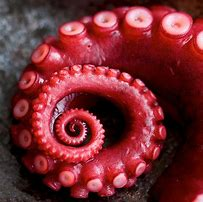
#> input picture Python/octopus.jpg, 203 x 202 px, found by its file name
$ python svd_compress.py
#> lines starting #> are read from the running program, lines starting #| are printed output that depends on the picture
#Name:Tanishq Patil
#Student ID:1961827
#Play around with svd image compression
import matplotlib.pyplot as plt    # need for plotting an image
import matplotlib.image as mpimg   # need for image loading and saving
import numpy as np                 # need for manipulating arrays
from numpy import linalg as la     # need for finding SVD

img=mpimg.imread("C:\\Users\\tqpat\\OneDrive\\Documents\\Python\\octopus.jpg")        # you need to download the image from Canvas/Files/Labs
#> img is the input picture: shape (202, 203, 3); mean R, G, B 117.3, 43.1, 48.7
plt.imshow(img)
plt.show()
print(img.ndim)
#| 3
X, Y, Z = img.shape                # get the image array dimensions
#> X = 202; Y = 203; Z = 3
print(X, Y, Z)
#| 202 203 3
print(img.dtype)                   # array value type
#| uint8
print(img.max())                   # max number in the array
#| 255
print(img.min())                   # min number in the array
#| 0
# red pixels
red = img[:, :, 0]
print('red pixels:')
print(red)
#> (printed output is left out)

# green pixels
green = img[:, :, 1]
print('green pixels:')
print(green)
#> (printed output is left out)

# blue pixels
blue = img[:, :, 2]
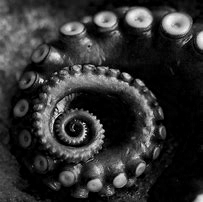
#> blue: shape (202, 203); min 0, max 255, mean 48.7
print('blue pixels:')
print(blue)
#> (printed output is left out)
# find SVD
U, s, Vt = la.svd(red)
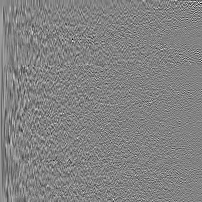
#> U: shape (202, 202) float64; min -0.447, max 0.426, mean 0.00038; drawn with min black and max white
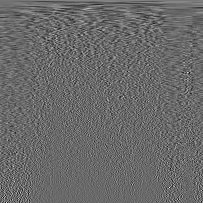
#> Vt: shape (203, 203) float64; min -0.372, max 0.524, mean 0.000538; drawn with min black and max white
#> s = 202 values, max 25422.3 at index 0, min 0.21 at index 201, mean 441.8
print(U.shape, s.shape, Vt.shape)
#| (202, 202) (202,) (203, 203)

# verify SVD
# print(X)
# print(Y)
Sigma = np.zeros((X, Y))  # convert s (a 1D array) into Sigma (a 2D-array)
for i in range(X):
    Sigma[i, i] = s[ i]
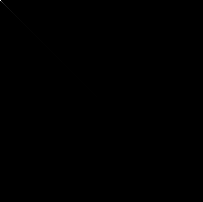
#> Sigma: shape (202, 203) float64; min 0, max 25422.3, mean 2.2; drawn with min black and max white

print(np.allclose(red, U @ Sigma @ Vt))
#| True
plt.plot(s)
plt.show()
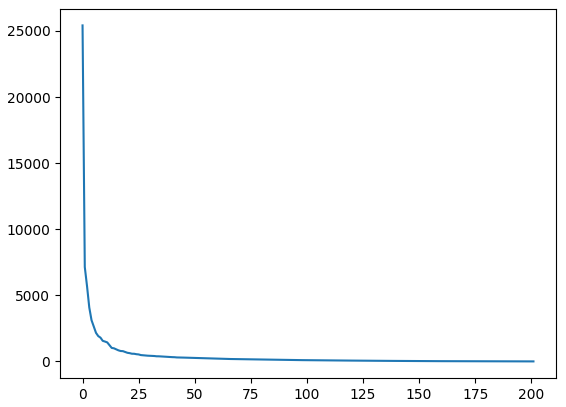
#> figure drawn by matplotlib, 1 panel; curve peaks at x = 0, y = 25422.3
# choose significant values in the diagonal of SVD
k = 50
#k = 25
red_approx = U @ Sigma[:, :k] @ Vt[:k, :]
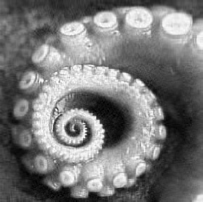
#> red_approx: shape (202, 203) float64; min -15.27, max 269.5, mean 117.3; drawn with min black and max white
print(red_approx.shape)
#| (202, 203)
plt.imshow(red_approx, cmap="Reds")
# plt.imshow(red_approx, cmap="Blues")
plt.show()
img_recon = np.stack((red, green, blue), axis=2)
plt.imshow(img_recon)
plt.show()
# apply SVD to all pixels at once
img_transposed = np.transpose(img, (2, 0, 1))
U, s, Vt = la.svd(img_transposed)
print(U.shape, s.shape, Vt.shape)
#| (3, 202, 202) (3, 202) (3, 203, 203)
Sigma = np.zeros((Z, X, Y))
for j in range(3):
    np.fill_diagonal(Sigma[j, :, :], s[j, :])
k = 50
#k = 25
img_approx = U @ Sigma[..., :k] @ Vt[..., :k, :]
img_approx = np.transpose(img_approx, (1, 2, 0))
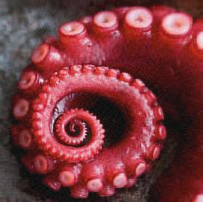
#> img_approx: shape (202, 203, 3) float64; mean of channels 0, 1, 2 117.3, 43.1, 48.7; drawn with min black and max white
img_approx = img_approx - img_approx.min()
img_approx = img_approx / img_approx.max()
plt.imshow(img_approx)
plt.show()
plt.imsave("octopus_new.jpg", img_approx)
